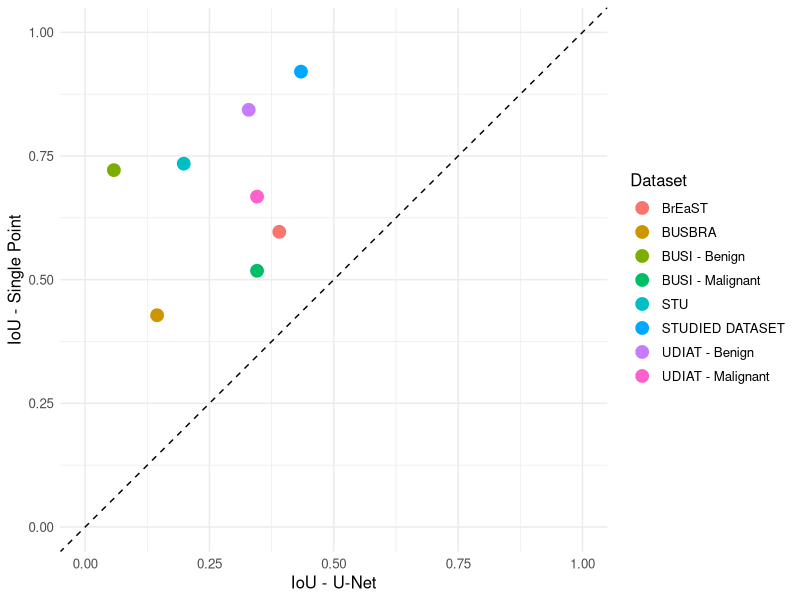
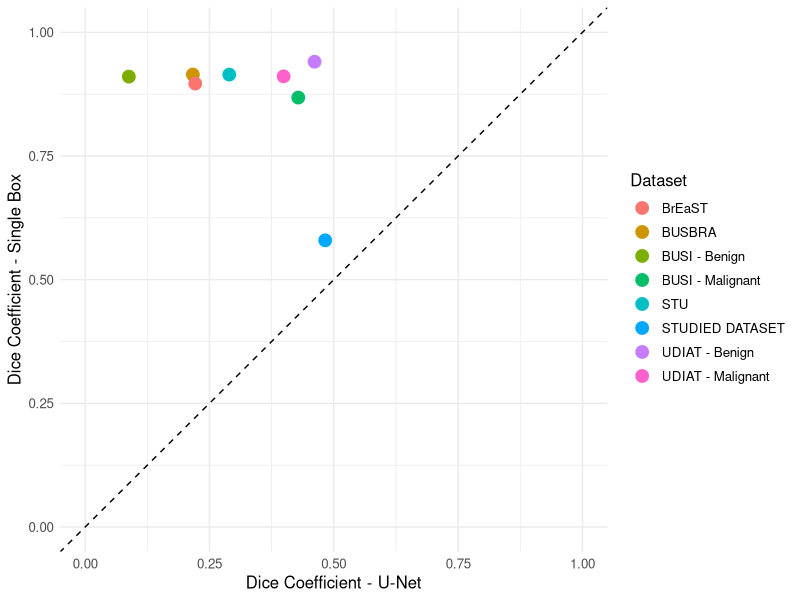
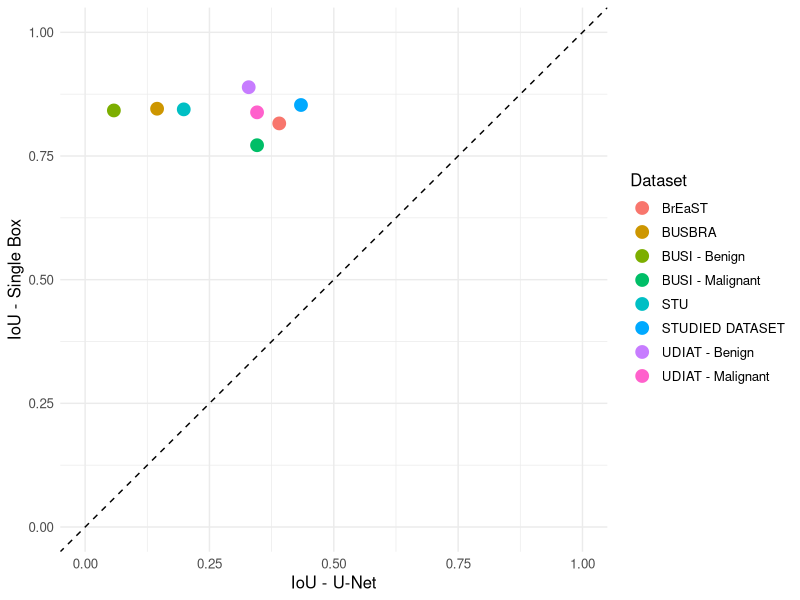
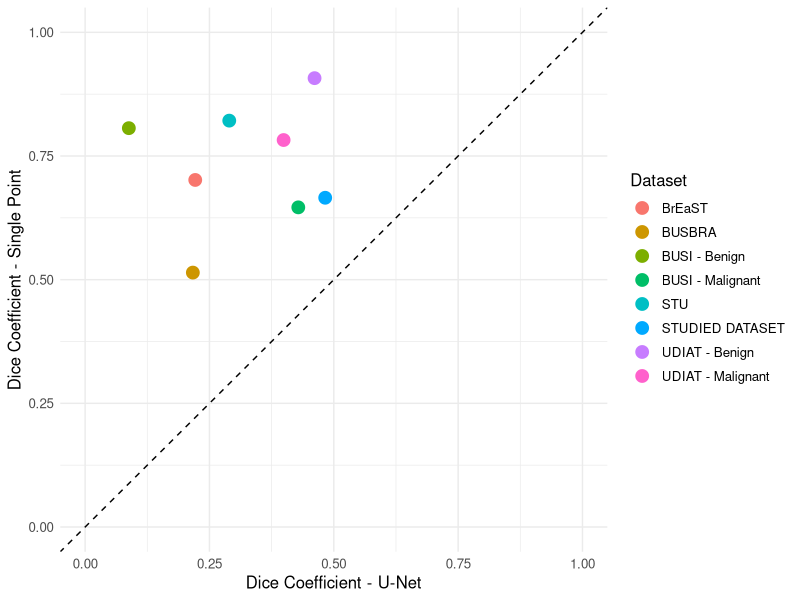

These figures' R source, in order: (Note: this script raises an error after producing the figures.)
# Load necessary library
library(ggplot2)

# Update the dataset with the new data
data <- data.frame(
  Dataset = c("BUSI - Benign", "BUSI - Malignant", "BUSBRA", "BrEaST", "UDIAT - Benign", "UDIAT - Malignant", "STU", "STUDIED DATASET"),
  Dice_UNet = c(0.0879, 0.4286, 0.2166, 0.2214, 0.4613, 0.3991, 0.2898, 0.4827),  # Dice value for U-Net
  Dice_Single_Point = c(0.8063, 0.6462, 0.5143, 0.7016, 0.9074, 0.7823, 0.8215, 0.6656),  # Dice value for Single Point
  IoU_UNet = c(0.0578, 0.3457, 0.1447, 0.3903, 0.3289, 0.3457, 0.1983, 0.4340),  # IoU value for U-Net
  IoU_Single_Point = c(0.7215, 0.5180, 0.4281, 0.5967, 0.8434, 0.6679, 0.7345, 0.9206),  # IoU value for Single Point
  Dice_Single_Box = c(0.9105, 0.8681, 0.9147, 0.8965, 0.9406, 0.9110, 0.9146, 0.5795),  # Dice value for Single Box
  IoU_Single_Box = c(0.8421, 0.7718, 0.8456, 0.8159, 0.8891, 0.8383, 0.8443, 0.8531)  # IoU value for Single Box
)

# Visualize the updated table
print(data)

# Create the plot for IoU - Single Point vs U-Net
ggplot(data, aes(x = IoU_UNet, y = IoU_Single_Point, label = Dataset)) +
  geom_point(aes(color = Dataset), size = 4) +  # Add points with different colors for each dataset
  labs(x = "IoU - U-Net", y = "IoU - Single Point") +
  theme_minimal() +
  theme(text = element_text(size = 12)) +  # Font size
  scale_x_continuous(limits = c(0, 1)) +  # Adjust X axis to range from 0 to 1
  scale_y_continuous(limits = c(0, 1)) +  # Adjust Y axis to range from 0 to 1
  geom_abline(slope = 1, intercept = 0, linetype = "dashed", color = "black") +  # Add a dashed diagonal line
  theme(legend.position = "right")  # Position the legend to the right of the plot

# Create the plot for Dice - Single Box vs U-Net
ggplot(data, aes(x = Dice_UNet, y = Dice_Single_Box, label = Dataset)) +
  geom_point(aes(color = Dataset), size = 4) +  # Add points with different colors for each dataset
  labs(x = "Dice Coefficient - U-Net", y = "Dice Coefficient - Single Box") +
  theme_minimal() +
  theme(text = element_text(size = 12)) +  # Font size
  scale_x_continuous(limits = c(0, 1)) +  # Adjust X axis to range from 0 to 1
  scale_y_continuous(limits = c(0, 1)) +  # Adjust Y axis to range from 0 to 1
  geom_abline(slope = 1, intercept = 0, linetype = "dashed", color = "black") +  # Add a dashed diagonal line
  theme(legend.position = "right")  # Position the legend to the right of the plot

# Create the plot for IoU - Single Box vs U-Net
ggplot(data, aes(x = IoU_UNet, y = IoU_Single_Box, label = Dataset)) +
  geom_point(aes(color = Dataset), size = 4) +  # Add points with different colors for each dataset
  labs(x = "IoU - U-Net", y = "IoU - Single Box") +
  theme_minimal() +
  theme(text = element_text(size = 12)) +  # Font size
  scale_x_continuous(limits = c(0, 1)) +  # Adjust X axis to range from 0 to 1
  scale_y_continuous(limits = c(0, 1)) +  # Adjust Y axis to range from 0 to 1
  geom_abline(slope = 1, intercept = 0, linetype = "dashed", color = "black") +  # Add a dashed diagonal line
  theme(legend.position = "right")  # Position the legend to the right of the plot

# Create the plot for Dice - Single Point vs U-Net (missing one)
ggplot(data, aes(x = Dice_UNet, y = Dice_Single_Point, label = Dataset)) +
  geom_point(aes(color = Dataset), size = 4) +  # Add points with different colors for each dataset
  labs(x = "Dice Coefficient - U-Net", y = "Dice Coefficient - Single Point") +
  theme_minimal() +
  theme(text = element_text(size = 12)) +  # Font size
  scale_x_continuous(limits = c(0, 1)) +  # Adjust X axis to range from 0 to 1
  scale_y_continuous(limits = c(0, 1)) +  # Adjust Y axis to range from 0 to 1
  geom_abline(slope = 1, intercept = 0, linetype = "dashed", color = "black") +  # Add a dashed diagonal line
  theme(legend.position = "right")  # Position the legend to the right of the plot





# Create the grouped histogram
ggplot(data_long, aes(x = Dataset, y = Dice_Score, fill = Model)) +
  geom_bar(stat = "identity", position = "dodge") +  # Grouped bars side by side
  scale_fill_manual(values = c("skyblue", "orange", "darkred")) +  # Colors for the models
  labs(title = "Dice Scores Across Datasets",
       x = "Datasets",
       y = "Dice Score",
       fill = "Model") +
  theme_minimal() +
  theme(axis.text.x = element_text(angle = 45, hjust = 1),  # Rotate x-axis labels
        plot.title = element_text(hjust = 0.5))  # Center the title



# Create the grouped histogram for the IoU Scores
ggplot(data_long_iou, aes(x = Dataset, y = IoU_Score, fill = Model)) +
  geom_bar(stat = "identity", position = "dodge") +  # Grouped bars side by side
  scale_fill_manual(values = c("skyblue", "orange", "darkred")) +  # Colors for the models
  labs(title = "IoU Scores Across Datasets",
       x = "Datasets",
       y = "IoU Score",
       fill = "Model") +
  theme_minimal() +
  theme(axis.text.x = element_text(angle = 45, hjust = 1),  # Rotate x-axis labels
        plot.title = element_text(hjust = 0.5))  # Center the title
